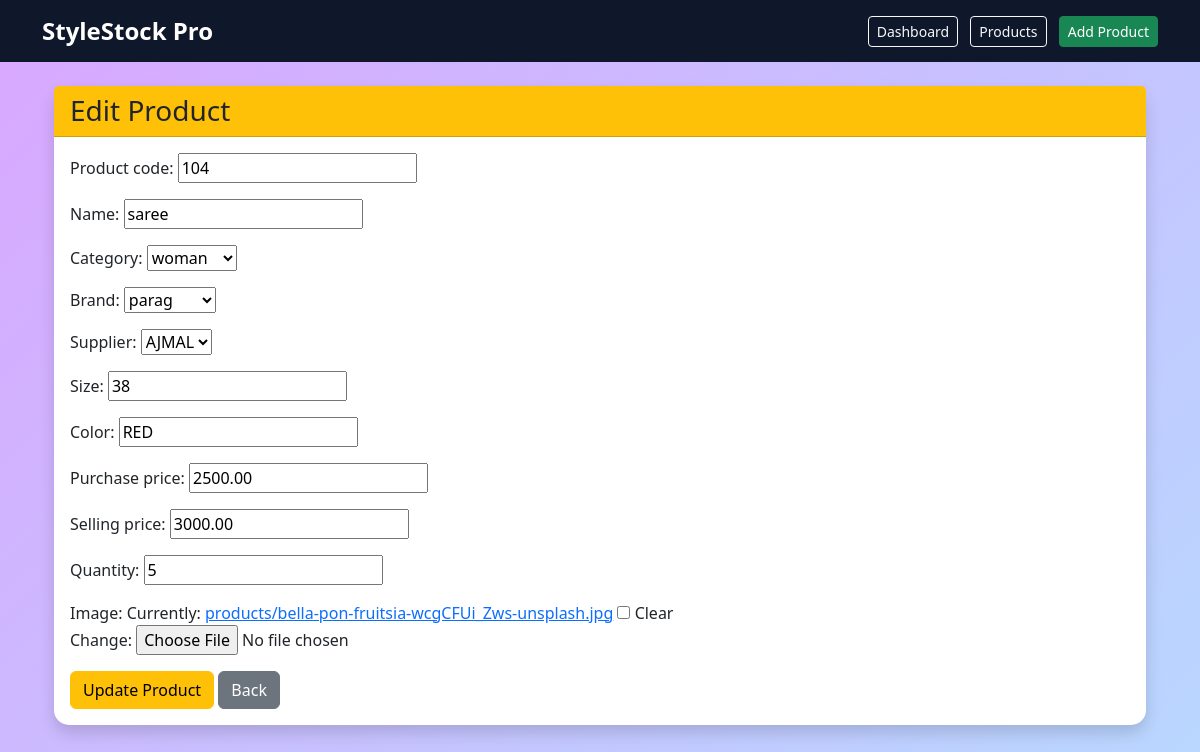
/products/edit/4/, run on the app's committed database.
### products/models.py (models this page shows, shortened)
class Product(models.Model):
    product_code = models.CharField(max_length=20, unique=True)
    name = models.CharField(max_length=200)
    category = models.ForeignKey(Category, on_delete=models.CASCADE)
    brand = models.ForeignKey(Brand, on_delete=models.CASCADE)
    supplier = models.ForeignKey(Supplier, on_delete=models.CASCADE)
    size = models.CharField(max_length=20)
    color = models.CharField(max_length=30)
    purchase_price = models.DecimalField(max_digits=10, decimal_places=2)
    selling_price = models.DecimalField(max_digits=10, decimal_places=2)
    quantity = models.IntegerField(default=0)
    image = models.ImageField(
        upload_to='products/',
        blank=True,
        null=True
    )

class Category(models.Model):
    name = models.CharField(max_length=100)
    def __str__(self):
        return self.name

class Brand(models.Model):
    name = models.CharField(max_length=100)
    def __str__(self):
        return self.name

class Supplier(models.Model):
    name = models.CharField(max_length=100)
    phone = models.CharField(max_length=20)
    def __str__(self):
        return self.name

### products/views.py (the view)
# urls.py: path('products/edit/<int:id>/', edit_product, name='edit_product'),
def edit_product(request, id):
    product = Product.objects.get(id=id)
    if request.method == 'POST':
        form = ProductForm(
            request.POST,
            request.FILES,
            instance=product
        )
        if form.is_valid():
            form.save()
            return redirect('product_list')
    else:
        form = ProductForm(instance=product)
    return render(request, 'edit_product.html', {
        'form': form
    })

### products/forms.py
class ProductForm(forms.ModelForm):
    class Meta:
        model = Product
        fields = '__all__'

### templates/edit_product.html (shortened to what this page needs)
{% extends 'base.html' %}
{% block content %}
<div class="container mt-4">
    <div class="card shadow">
        <div class="card-header bg-warning">
            <h3 class="mb-0">Edit Product</h3>
        </div>
        <div class="card-body">
            <form method="POST" enctype="multipart/form-data">
                {{ form.as_p }}
                <button type="submit" class="btn btn-warning">
                    Update Product
                </button>
                <a href="/products/" class="btn btn-secondary">
                    Back
                </a>
            </form>
        </div>
    </div>
</div>
{% endblock %}

### static/css/style.css (style rules this page uses)
body { background: linear-gradient(135deg, #d9a7ff, #b8d8ff); min-height: 100vh; }
.container { position: relative; z-index: 2; }
.card { border: none; border-radius: 15px; box-shadow: 0px 4px 20px rgba(0,0,0,0.1); }

### data on the page
Product: product_code "104", name "saree", category "woman", brand "parag", supplier "AJMAL", size "38", color "RED", purchase_price "2500.00", selling_price "3000.00", quantity "5"
